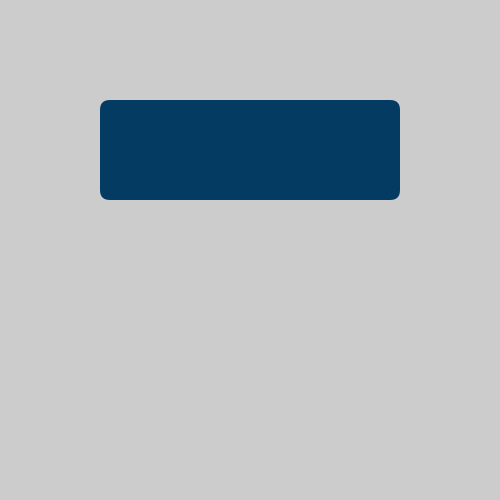
Frame 1 (no input)
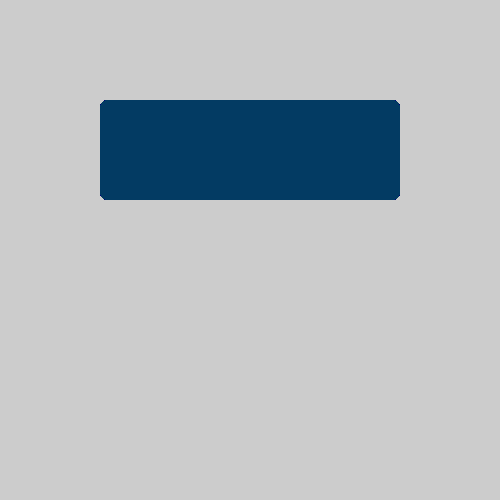
Frame 60 (the mouse pressed at the canvas centre just before this capture)
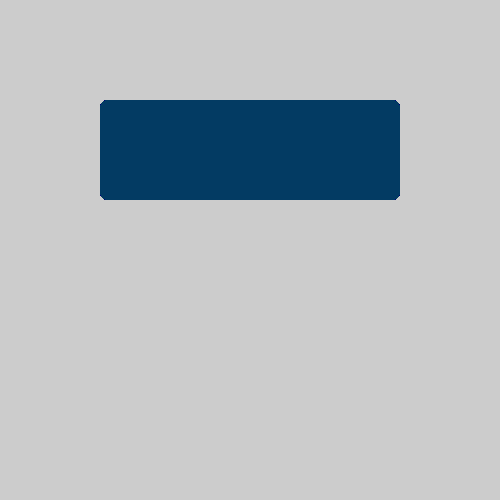
Frame 120 (the mouse held since frame 60 and released just before this capture)

The Processing sketch that drew these frames (run headless with seeded random() and noise(); from frame 60 on, the mouse is pressed at the canvas centre):

// Processing sketch: SomeAndroidMadness
// ── SomeAndroidMadness.pde
ContentPage activePage;

// --------- variables -------------

void setup(){
  size(500, 500);
  //fullScreen();
  activePage = new StartPage(1);
}

void draw(){
  activePage.showContentPage(); //<>//
}

void mouseClicked(){
  activePage.handleClick();
}
// ── ContentPage.pde
abstract class ContentPage{
  ContentPage(int pageId){
    this.pageId = pageId;
    this.pageGraph = createGraphics(width, height);
    prettyArray = new ArrayList<PrettyElement>();
    setupPGraph();
  }
  
  // in this method you have to fill in thi pageGraph obfect for the first time
  abstract protected void setupPGraph();
  
  // in this method you have to update the pageGraph object if it is needed
  abstract protected void updatePGraph();
  
  // use in draw loop to render page
  public void showContentPage(){
    updatePGraph();
    this.show();
    if(isAppearing){
      appearingProgress -= appearingSpeed;
      if(appearingProgress <= 0){
        isAppearing = false;
        backPage = null;
      }
    }
  }
  
  // this method is used in show and handleClick functions
  private float getBorderX(){
    return map(appearingProgress, APPEARING_START_POINT, 0, width, 0);
  }
  
  // while appearing shows background in the first order
  // and then shows this.pageGraph
  protected void show(){
    if(isAppearing){
      backPage.showContentPage();
      float x = getBorderX();
      image(pageGraph, x, 0);
    }else{
      image(pageGraph, 0, 0);
    }
  }
  
  public boolean handleClick(){
    if(isAppearing){
      float x = getBorderX();
      if(mouseX < x){
        return backPage.handleClick();
      }
    }
    for(PrettyElement e: prettyArray){
      boolean res = e.handleClick();
      if(res){
        return true;
      }
    }
    return false;
  }
  
  // initiate appearing process. The backPage sets the background page element
  public void startAppearOver(ContentPage backPage){
    this.backPage = backPage;
    isAppearing = true;
    appearingProgress = APPEARING_START_POINT;
  }
  
  public void setAppearingSpeed(float speed){
    appearingSpeed = speed;
  }
  
  public int getPageId(){
    return pageId;
  }
  
  private float APPEARING_START_POINT = 0.5;
  
  public ArrayList<PrettyElement> prettyArray;
  protected PGraphics pageGraph;
  private boolean isAppearing;
  private ContentPage backPage;
  private float appearingProgress;
  private float appearingSpeed = 0.1;
  
  private int pageId;
}
// ── PrettyButton.pde

class PrettyButton extends PrettyElement{
  PrettyButton(float x1, float y1, float x2, float y2, String text){
    super(x1, y1, x2, y2);
    this.text = text;
    
  }
  
  public void show(){
    pGraph.beginDraw();
    pGraph.pushMatrix();
    pGraph.noStroke();
    if(!isAnimating){
      pGraph.fill(butColor);
    }else{
      float k = animatingProgress;
      animatingProgress += animatingSpeed;
      if(animatingProgress >= 1){
        isAnimating = false;
        animatingProgress = 1;
      }
      pGraph.fill(red(butColor) * k, green(butColor) * k, blue(butColor) * k, 255 * k);
    }
    pGraph.rect(x1, y1, x2 - x1, y2 - y1, min(x2 - x1, y2 - y1) * 0.1);
    pGraph.popMatrix();
    pGraph.endDraw();
  }
  
  public void setEvent(PrettyEvent e){
    this.onClickEvent = e;
  }
  
  private boolean isMouseOver(){
    return mouseX > x1 && mouseX < x2 && mouseY > y1 && mouseY < y2;
  }
  
  public boolean handleClick(){
    if(! isMouseOver()){
      return false;
    }else {
      startAnimating();
      onClickEvent.onClick();
      return true;
    }
  }
  
  public void setColor(color c){
    butColor = c;
  }
  
  public void setAnimatingSpeed(int s){
    this.animatingSpeed = s;
  }
  
  private void startAnimating(){
    isAnimating = true;
    animatingProgress = ANIMATION_START_POINT;
  }
  
  private float ANIMATION_START_POINT = 0.5;
  private PrettyEvent onClickEvent;
  private boolean isAnimating;
  private float animatingProgress;
  private float animatingSpeed = 0.05;
  public color butColor;
  public String text;
}
// ── PrettyElement.pde
abstract class PrettyElement{
  PrettyElement(float x1, float y1, float x2, float y2){
    this.x1 = x1;
    this.y1 = y1;
    this.x2 = x2;
    this.y2 = y2; 
  }
  
  // draws the element
  abstract public void show();
  
  abstract public void setEvent(PrettyEvent e);
  
  abstract public boolean handleClick();
  
  // sets the PGraphics object which is related to this one
  void setParrentCanvas(PGraphics pGraph){
    this.pGraph = pGraph;
  }
  
  PGraphics pGraph;
  public float x1, y1;
  public float x2, y2;
}
// ── PrettyEvent.pde
abstract class PrettyEvent{
  abstract void onClick();
}
// ── StartPage.pde
class StartPage extends ContentPage{
  StartPage(int pageId){
    super(pageId);
  }
  
  protected void setupPGraph(){
    PrettyButton but1 = new PrettyButton(100, 100, 400, 200, "hey");
    but1.setParrentCanvas(pageGraph);
    but1.setEvent(new HelloEvent());
    but1.setColor(color(3,59,99));
    prettyArray.add(but1);
    
  }
  
  protected void updatePGraph(){
    for(PrettyElement e: prettyArray){
      e.show();
    }
  }

}

class HelloEvent extends PrettyEvent{
  public void onClick(){
    println("Hello world");
  }
}
